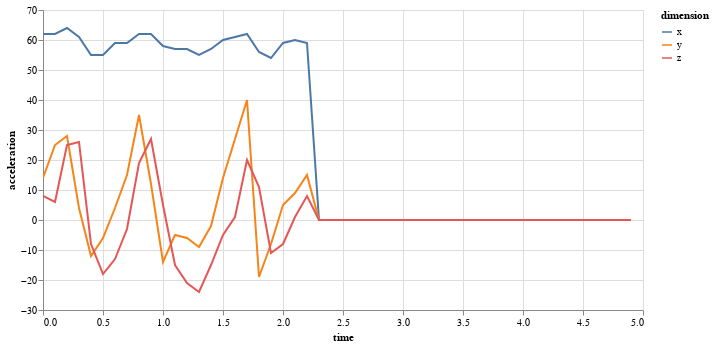

This figure's notebook cell:
### Markdown cell above
Plotting this data looks like the following:

### Code cell
#@title
import altair as alt
import pandas as pd

alt.Chart(
    pd.DataFrame(
        dataset.train.x[0, :, 0, :],
        columns=['x', 'y', 'z']
    ).assign(
        time = np.arange(0, 5, 0.1)
    ),
    width=600
).transform_fold(
    ['x', 'y', 'z'],
    as_=['dimension', 'acceleration']
).mark_line(
).encode(
    x='time:Q',
    y='acceleration:Q',
    color='dimension:N'
).interactive(bind_y=False)

### Figure 1 — Vega-Lite specification as saved in the notebook (floating-point values rounded to 4 significant figures)
{"config": {"view": {"continuousWidth": 400, "continuousHeight": 300}}, "data": {"name": "data-5f5f7606e38edc88aba9a4c1e8d89d6d"}, "mark": "line", "encoding": {"color": {"type": "nominal", "field": "dimension"}, "x": {"type": "quantitative", "field": "time"}, "y": {"type": "quantitative", "field": "acceleration"}}, "selection": {"selector003": {"type": "interval", "bind": "scales", "encodings": ["x"]}}, "transform": [{"fold": ["x", "y", "z"], "as": ["dimension", "acceleration"]}], "width": 600, "$schema": "https://vega.github.io/schema/vega-lite/v4.0.0.json", "datasets": {"data-5f5f7606e38edc88aba9a4c1e8d89d6d": [{"x": 62.0, "y": 14.0, "z": 8.0, "time": 0.0}, {"x": 62.0, "y": 25.0, "z": 6.0, "time": 0.1}, {"x": 64.0, "y": 28.0, "z": 25.0, "time": 0.2}, {"x": 61.0, "y": 4.0, "z": 26.0, "time": 0.3}, {"x": 55.0, "y": -12.0, "z": -8.0, "time": 0.4}, {"x": 55.0, "y": -6.0, "z": -18.0, "time": 0.5}, {"x": 59.0, "y": 4.0, "z": -13.0, "time": 0.6}, {"x": 59.0, "y": 15.0, "z": -3.0, "time": 0.7}, {"x": 62.0, "y": 35.0, "z": 19.0, "time": 0.8}, {"x": 62.0, "y": 12.0, "z": 27.0, "time": 0.9}, {"x": 58.0, "y": -14.0, "z": 5.0, "time": 1.0}, {"x": 57.0, "y": -5.0, "z": -15.0, "time": 1.1}, {"x": 57.0, "y": -6.0, "z": -21.0, "time": 1.2}, {"x": 55.0, "y": -9.0, "z": -24.0, "time": 1.3}, {"x": 57.0, "y": -2.0, "z": -15.0, "time": 1.4}, {"x": 60.0, "y": 14.0, "z": -5.0, "time": 1.5}, {"x": 61.0, "y": 27.0, "z": 1.0, "time": 1.6}, {"x": 62.0, "y": 40.0, "z": 20.0, "time": 1.7}, {"x": 56.0, "y": -19.0, "z": 11.0, "time": 1.8}, {"x": 54.0, "y": -8.0, "z": -11.0, "time": 1.9}, {"x": 59.0, "y": 5.0, "z": -8.0, "time": 2.0}, {"x": 60.0, "y": 9.0, "z": 1.0, "time": 2.1}, {"x": 59.0, "y": 15.0, "z": 8.0, "time": 2.2}, {"x": 0.0, "y": 0.0, "z": 0.0, "time": 2.3}, {"x": 0.0, "y": 0.0, "z": 0.0, "time": 2.4}, {"x": 0.0, "y": 0.0, "z": 0.0, "time": 2.5}, {"x": 0.0, "y": 0.0, "z": 0.0, "time": 2.6}, {"x": 0.0, "y": 0.0, "z": 0.0, "time": 2.7}, {"x": 0.0, "y": 0.0, "z": 0.0, "time": 2.8}, {"x": 0.0, "y": 0.0, "z": 0.0, "time": 2.9}, {"x": 0.0, "y": 0.0, "z": 0.0, "time": 3.0}, {"x": 0.0, "y": 0.0, "z": 0.0, "time": 3.1}, {"x": 0.0, "y": 0.0, "z": 0.0, "time": 3.2}, {"x": 0.0, "y": 0.0, "z": 0.0, "time": 3.3}, {"x": 0.0, "y": 0.0, "z": 0.0, "time": 3.4}, {"x": 0.0, "y": 0.0, "z": 0.0, "time": 3.5}, {"x": 0.0, "y": 0.0, "z": 0.0, "time": 3.6}, {"x": 0.0, "y": 0.0, "z": 0.0, "time": 3.7}, {"x": 0.0, "y": 0.0, "z": 0.0, "time": 3.8}, {"x": 0.0, "y": 0.0, "z": 0.0, "time": 3.9}, {"x": 0.0, "y": 0.0, "z": 0.0, "time": 4.0}, {"x": 0.0, "y": 0.0, "z": 0.0, "time": 4.1}, {"x": 0.0, "y": 0.0, "z": 0.0, "time": 4.2}, {"x": 0.0, "y": 0.0, "z": 0.0, "time": 4.3}, {"x": 0.0, "y": 0.0, "z": 0.0, "time": 4.4}, {"x": 0.0, "y": 0.0, "z": 0.0, "time": 4.5}, {"x": 0.0, "y": 0.0, "z": 0.0, "time": 4.6}, {"x": 0.0, "y": 0.0, "z": 0.0, "time": 4.7}, {"x": 0.0, "y": 0.0, "z": 0.0, "time": 4.8}, {"x": 0.0, "y": 0.0, "z": 0.0, "time": 4.9}]}}
